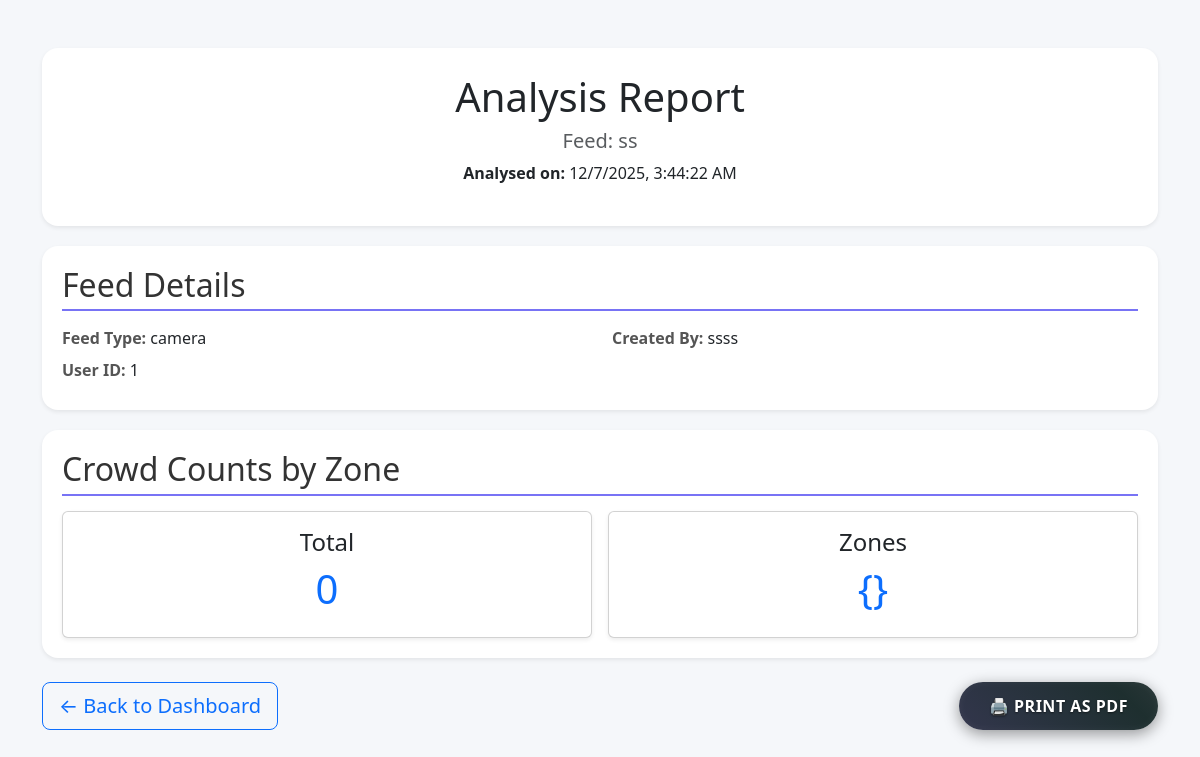
The page /api/feeds/4/report (signed in) on the database as committed earlier.
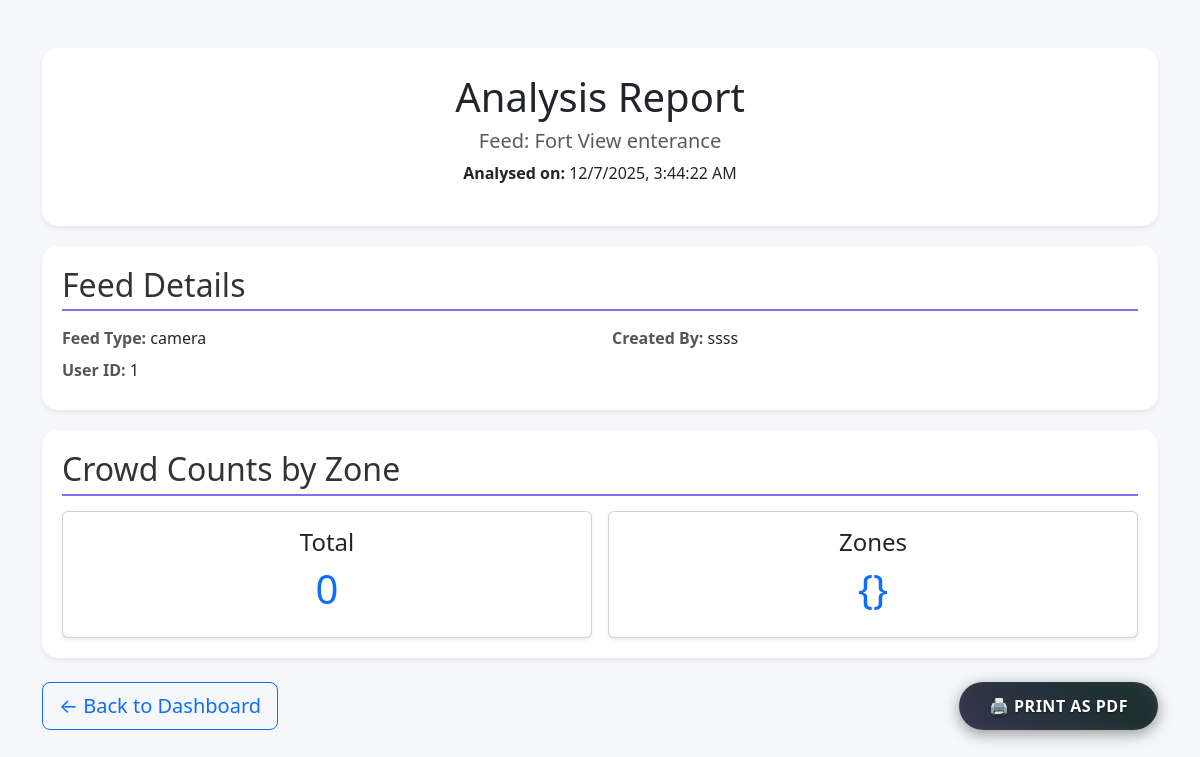
The same page on the database as committed later.
### models.py (models this page shows)
class Feed(db.Model):
    id = db.Column(db.Integer, primary_key=True)
    name = db.Column(db.String(150), nullable=False)
    type = db.Column(db.String(50), nullable=False)  # 'camera' or 'video'
    video_filename = db.Column(db.String(255), nullable=True)
    user_id = db.Column(db.Integer, db.ForeignKey('user.id'), nullable=True)
    user = db.relationship('User', backref='feeds', lazy=True)
    zones = db.relationship('Zone', backref='feed', lazy=True)

class User(db.Model):
    id = db.Column(db.Integer, primary_key=True)
    username = db.Column(db.String(150), unique=True, nullable=False)
    first_name = db.Column(db.String(150), nullable=False)
    last_name = db.Column(db.String(150), nullable=False)
    email = db.Column(db.String(150), unique=True, nullable=False)
    password = db.Column(db.String(128), nullable=False)
    role = db.Column(db.String(50), nullable=False, default='user')

### blueprints/analysis.py (the view)
@analysis_bp.route("/<int:feed_id>/report")
@login_required
def report(feed_id):
    feed = Feed.query.get(feed_id)
    if not feed:
        return "Feed not found", 404
    counts = get_counts(feed_id)
    detections = get_detections(feed_id)
    return render_template("analysis_report.html", feed=feed, counts=counts, detections=detections)

### helpers.py (called while the page is built)
def login_required(f):
    @wraps(f)
    def wrapper(*args, **kwargs):
        if not session.get("username"):
            return redirect(url_for("auth.login"))
        return f(*args, **kwargs)
    return wrapper

### yolo_service.py (called while the page is built)
def get_counts(feed_id):
    return analysis_results.get(feed_id, {"total": 0, "zones": {}})

def get_detections(feed_id):
    return analysis_detections.get(feed_id, [])

### templates/analysis_report.html (shortened to what this page needs)
<!DOCTYPE html>
<html lang="en">
<head>
  <link href="https://cdn.jsdelivr.net/npm/bootstrap@5.3.0/dist/css/bootstrap.min.css" rel="stylesheet">
</head>
<body>
  <div class="container mt-5">
    <div class="report-header shadow-sm rounded-4">
      <h1 class="mb-2">Analysis Report</h1>
      <h5 class="text-muted">Feed: {{ feed.name }}</h5>
      <p><strong>Analysed on:</strong> <span id="analysisTime"></span></p>
    </div>
    <div class="section-card shadow-sm rounded-4">
      <h2>Feed Details</h2>
      <div class="row">
        <div class="col-md-6 mb-2"><span class="info-label">Feed Type:</span> {{ feed.type }}</div>
        <div class="col-md-6 mb-2"><span class="info-label">Created By:</span> {{ feed.user.username }}</div>
        <div class="col-md-6 mb-2"><span class="info-label">User ID:</span> {{ feed.user_id }}</div>
      </div>
    </div>
    <div class="section-card shadow-sm rounded-4">
      <h2>Crowd Counts by Zone</h2>
      <div class="row row-cols-1 row-cols-md-2 g-3">
        {% for zone, count in counts.items() %}
        <div class="col">
          <div class="card text-center h-100 shadow-sm">
            <div class="card-body">
              <h4 class="card-title first-letter">{{ zone }}</h4>
              <h1 class="text-primary">{{ count }}</h1>
            </div>
          </div>
        </div>
        {% endfor %}
      </div>
    </div>
    <div class="d-flex justify-content-between mt-4 mb-5">
      <a href="{{ url_for('dashboard.dashboard') }}" class="btn btn-outline-primary btn-lg" >
        ← Back to Dashboard
      </a>
      <button type="button" class="creative-btn gradient-animate no-print btn-lg" onclick="window.print()">
        🖨️ Print as PDF
      </button>
    </div>
  </div>
</body>
</html>

### templates/analysis_report.html (style rules this page uses)
body { background-color: #f5f7fa; }
.creative-btn { background: linear-gradient(45deg, #383854, #1E2F2F, #535557); color: #fff; font-weight: 700; font-size: 16px; padding: 12px 30px; border: none; border-radius: 50px; box-shadow: 0 4px 15px rgba(0,0,0,0.4), 0 0 10px rgba(255,255,255,0.05) inset; cursor: pointer; transition: all 0.4s ease; text-shadow: 0 1px 2px rgba(0,0,0,0.5); letter-spacing: 0.5px; text-transform: uppercase; position: relative; overflow: hidden; }
.creative-btn.gradient-animate { background-size: 200% 200%; animation: gradientShift 4s ease infinite; }
.report-header { background: #fff; padding: 25px; border-radius: 12px; box-shadow: 0 4px 10px rgba(0,0,0,0.1); margin-bottom: 20px; text-align: center; }
.section-card { background: #fff; border-radius: 12px; padding: 20px; margin-bottom: 20px; box-shadow: 0 4px 10px rgba(0,0,0,0.05); }
h2 { border-bottom: 2px solid #7873f5; padding-bottom: 5px; margin-bottom: 15px; color: #333; }
.info-label { font-weight: 600; color: #555; }
.first-letter::first-letter { text-transform: uppercase; }

Rows that differ between the two databases and show on the page:
changed Feed "camera": name "ss" → "Fort View enterance"
